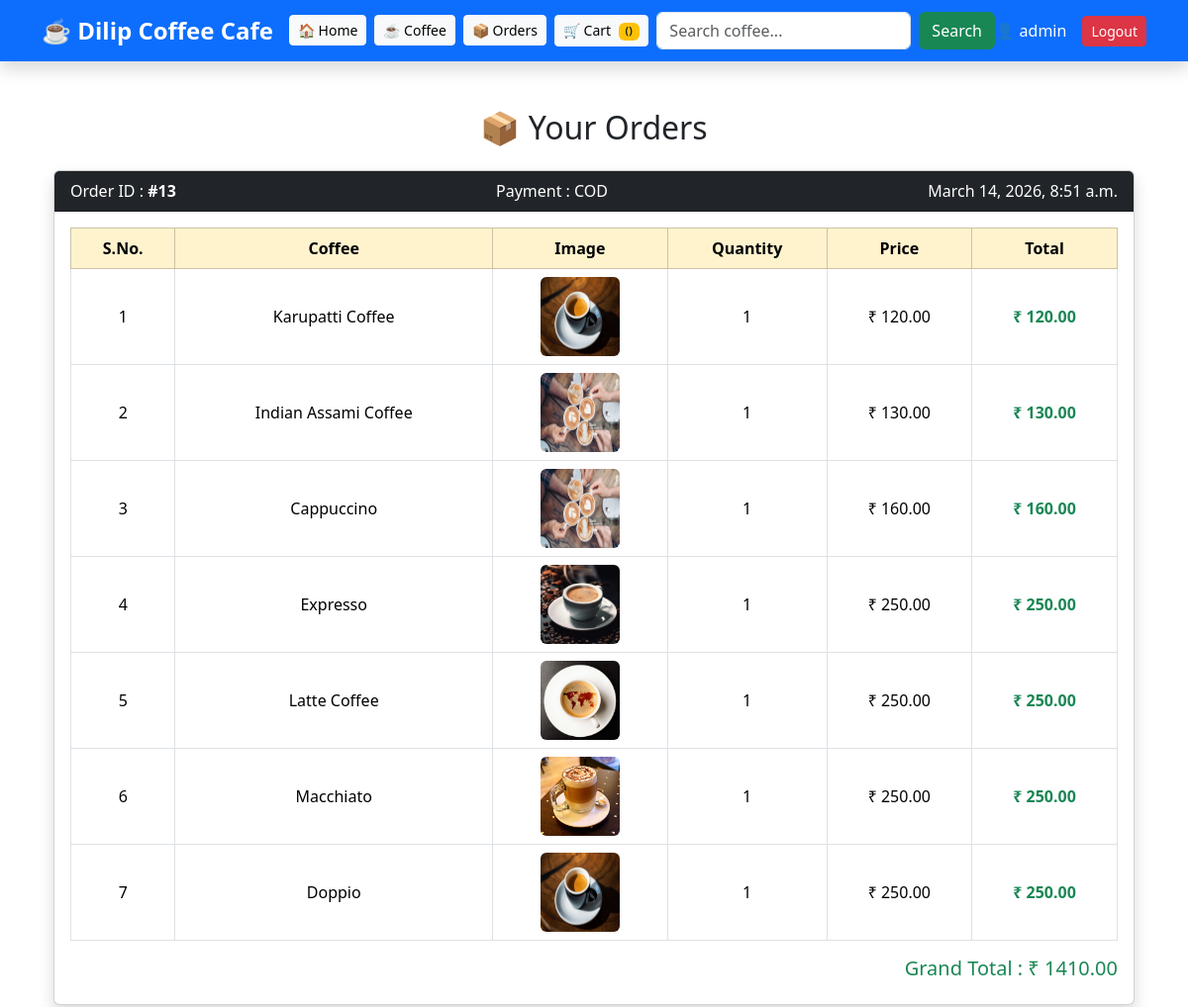
The page /orders/ (signed in, upper part) on the database as committed earlier.
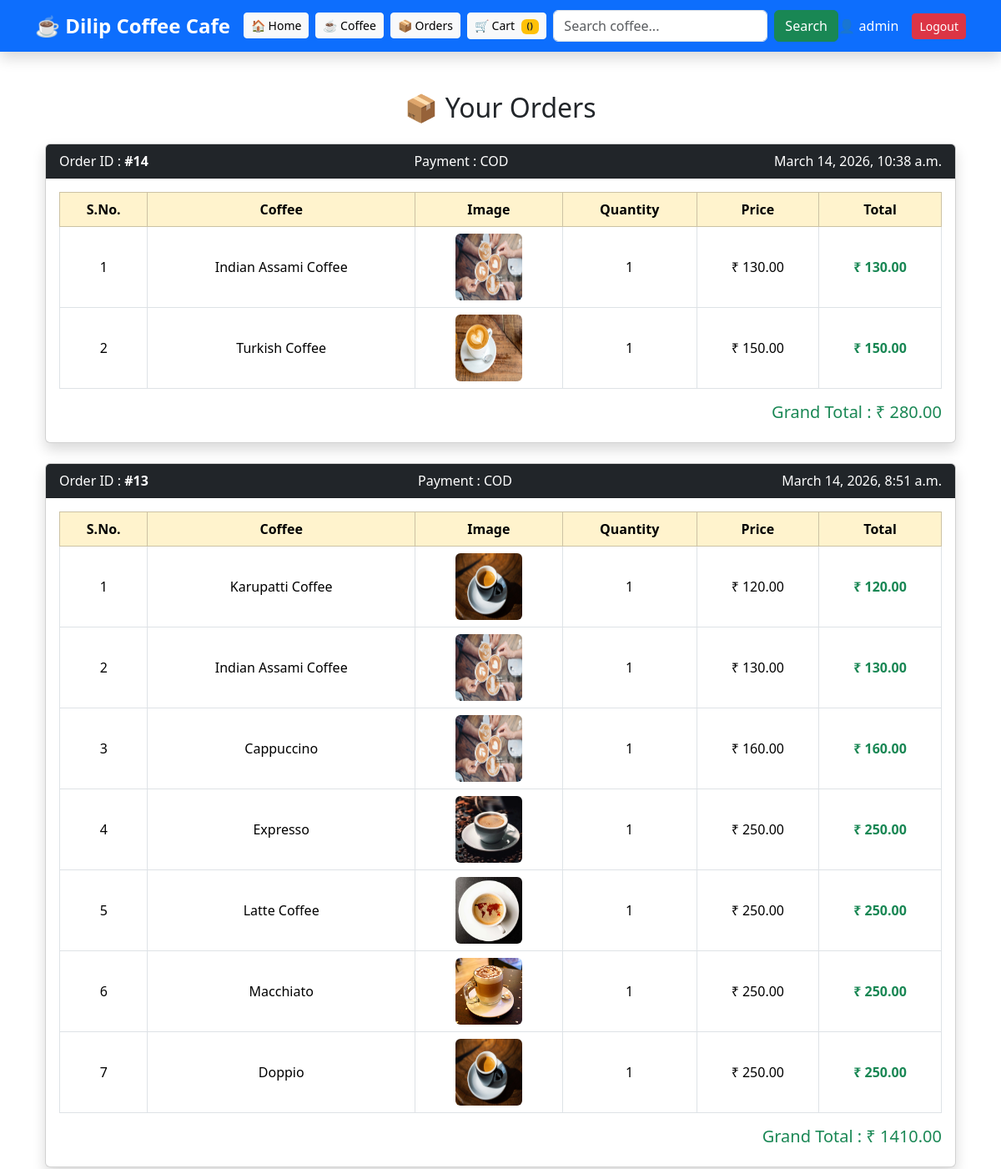
The same page on the database as committed later.
### coffeeapp/models.py (models this page shows, shortened)
class Order(models.Model):
    PAYMENT_CHOICES = (
        ('COD','Cash On Delivery'),
        ('UPI','UPI'),
        ('CARD','Debit/Credit Card'),
    )
    user = models.ForeignKey(User,on_delete=models.CASCADE)
    payment_method = models.CharField(max_length=20,choices=PAYMENT_CHOICES)
    total_amount = models.DecimalField(max_digits=10,decimal_places=2)
    created_at = models.DateTimeField(auto_now_add=True)

class OrderItem(models.Model):
    order = models.ForeignKey(Order,on_delete=models.CASCADE)
    coffee = models.ForeignKey(coffee_details,on_delete=models.CASCADE)
    quantity = models.IntegerField()
    price = models.DecimalField(max_digits=6,decimal_places=2)
    def total_price(self):
        return self.quantity * self.price

class coffee_details(models.Model):
    coffee_name=models.CharField(max_length=100)
    coffee_price=models.FloatField()
    coffee_description=models.TextField(blank=True)
    coffee_img=models.ImageField(upload_to='coffeeImages',blank=True,null=True)

### coffeeapp/views.py (the view)
# urls.py: path('orders/',views.orders,name='orders'),
@login_required
def orders(request):
    user_orders = Order.objects.filter(user=request.user).order_by('-created_at')
    return render(request,'html/orderpage.html',{
        'orders':user_orders
    })

### template/html/orderpage.html
{% extends 'html/base.html' %}
{% load static %}
{% block content %}
<div class="container mt-5">
    <h2 class="text-center mb-4">📦 Your Orders</h2>
    {% for order in orders %}
    <div class="card shadow mb-4">
        <div class="card-header bg-dark text-white d-flex justify-content-between">
            <span>Order ID : <strong>#{{ order.id }}</strong></span>
            <span>Payment : {{ order.payment_method }}</span>
            <span>{{ order.created_at }}</span>
        </div>
        <div class="card-body">
            <table class="table table-bordered text-center align-middle">
                <thead class="table-warning">
                    <tr>
                        <th>S.No.</th>
                        <th>Coffee</th>
                        <th>Image</th>
                        <th>Quantity</th>
                        <th>Price</th>
                        <th>Total</th>
                    </tr>
                </thead>
                <tbody>
                    {% for item in order.orderitem_set.all %}
                    <tr>
                        <td>{{ forloop.counter }}</td>
                        <td>{{ item.coffee.coffee_name }}</td>
                        <td>
                            <img src="{{ item.coffee.coffee_img.url }}" width="80" height="80" class="rounded">
                        </td>
                        <td>{{ item.quantity }}</td>
                        <td>₹ {{ item.price }}</td>
                        <td class="text-success fw-bold">
                            ₹ {{ item.total_price }}
                        </td>
                    </tr>
                    {% endfor %}
                </tbody>
            </table>
            <div class="text-end">
                <h5 class="text-success">
                    Grand Total : ₹ {{ order.total_amount }}
                </h5>
            </div>
        </div>
    </div>
    {% endfor %}
</div>
{% endblock %}

Rows that differ between the two databases and show on the page:
added Order: id "14", payment_method "COD", created_at "March 14, 2026, 10:38 a.m.", total_amount "280.00"
added OrderItem: coffee.coffee_name "Indian Assami Coffee", coffee.coffee_img (picture), quantity "1", price "130.00", total_price "130.00", shown under "14"
added OrderItem: coffee.coffee_name "Turkish Coffee", coffee.coffee_img (picture), quantity "1", price "150.00", total_price "150.00", shown under "14"
